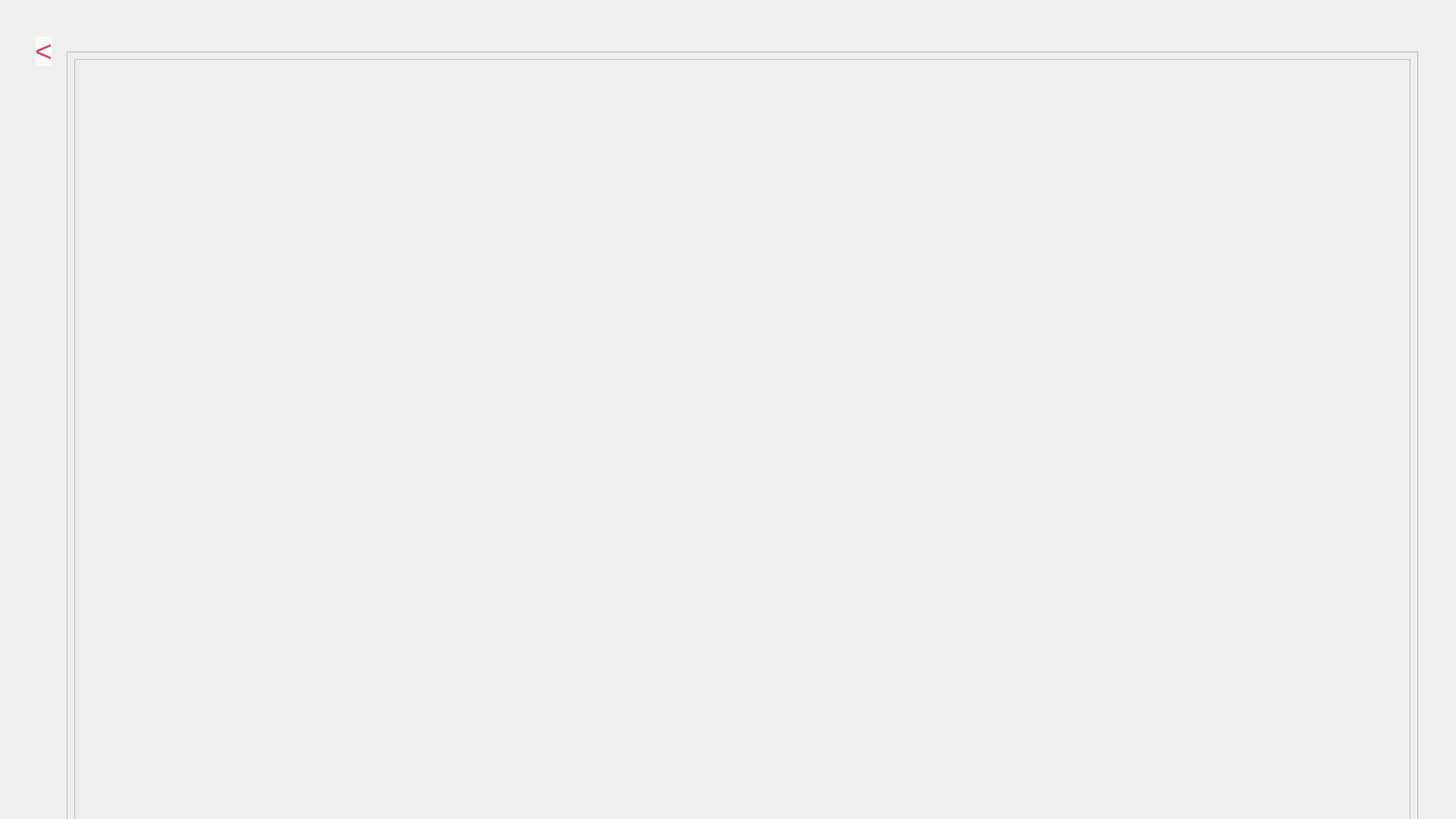
<?xml version="1.0" encoding="UTF-8"?>
<ui version="4.0">
 <class>MainWindow</class>
 <widget class="QMainWindow" name="MainWindow">
  <property name="geometry">
   <rect>
    <x>0</x>
    <y>0</y>
    <width>1920</width>
    <height>1080</height>
   </rect>
  </property>
  <property name="windowTitle">
   <string>MainWindow</string>
  </property>
  <widget class="QWidget" name="centralwidget">
   <widget class="QWidget" name="main" native="true">
    <property name="geometry">
     <rect>
      <x>88</x>
      <y>68</y>
      <width>1782</width>
      <height>1450</height>
     </rect>
    </property>
    <property name="minimumSize">
     <size>
      <width>0</width>
      <height>1450</height>
     </size>
    </property>
    <layout class="QVBoxLayout" name="verticalLayout">
     <item>
      <widget class="QScrollArea" name="scrollArea">
       <property name="widgetResizable">
        <bool>true</bool>
       </property>
       <widget class="QWidget" name="scrollAreaWidgetContents">
        <property name="geometry">
         <rect>
          <x>0</x>
          <y>0</y>
          <width>1762</width>
          <height>1430</height>
         </rect>
        </property>
        <layout class="QVBoxLayout" name="verticalLayout_2">
         <item>
          <widget class="QFrame" name="frame">
           <property name="frameShape">
            <enum>QFrame::StyledPanel</enum>
           </property>
           <property name="frameShadow">
            <enum>QFrame::Raised</enum>
           </property>
          </widget>
         </item>
        </layout>
       </widget>
      </widget>
     </item>
    </layout>
   </widget>
   <widget class="QPushButton" name="backbutton">
    <property name="geometry">
     <rect>
      <x>47</x>
      <y>48</y>
      <width>21</width>
      <height>39</height>
     </rect>
    </property>
    <property name="styleSheet">
     <string notr="true">background-color: #FAF9F6;
color: #CD4662;
font-size: 39px;
border: none;
</string>
    </property>
    <property name="text">
     <string>&lt;</string>
    </property>
   </widget>
  </widget>
 </widget>
 <resources/>
 <connections/>
</ui>
